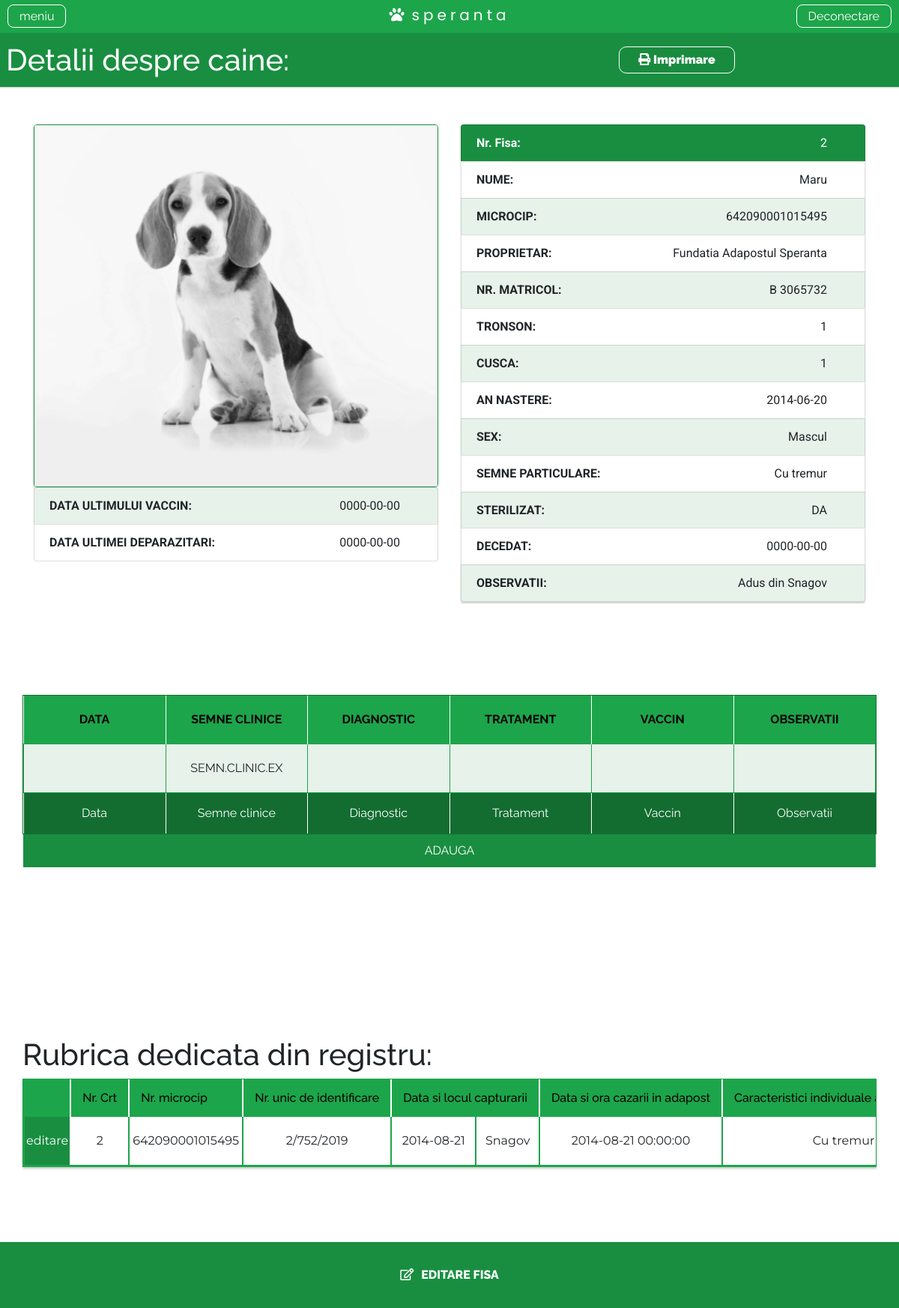
/details.php?microcip=642090001015495 (signed in), run on the app's committed database.
### tables this page shows
CREATE TABLE `details` (
  `id` int(11) NOT NULL,
  `det_serie` text NOT NULL,
  `det_nume` varchar(255) NOT NULL,
  `det_img` int(11) NOT NULL,
  `det_nrmatricol` varchar(255) NOT NULL,
  `det_tronson` varchar(255) NOT NULL,
  `det_cusca` varchar(255) NOT NULL,
  `det_varsta` varchar(255) NOT NULL,
  `det_sex` varchar(255) NOT NULL,
  `det_culoare` varchar(255) NOT NULL,
  `det_semnpartic` text NOT NULL,
  `det_sterilizat` int(11) NOT NULL,
  `det_dataadopt` date NOT NULL,
  `det_numpersadopt` varchar(255) NOT NULL,
  `det_datadecedat` date NOT NULL,
  `det_observatii` text NOT NULL,
  `det_datultdep` date NOT NULL,
  `det_datultvacc` date NOT NULL
);

CREATE TABLE `catei_tabel` (
  `c_id` int(11) NOT NULL,
  `c_microcip` text NOT NULL,
  `c_identificare` text,
  `c_datacapt` date NOT NULL,
  `c_loccapt` varchar(512) NOT NULL,
  `c_datcazare` datetime NOT NULL,
  `c_caracteristici` text NOT NULL,
  `c_fsprinsi` varchar(128) NOT NULL,
  `c_fsrevendicati` varchar(128) NOT NULL,
  `c_fsadoptati` varchar(128) NOT NULL,
  `c_cmentinuti` varchar(128) NOT NULL,
  `c_cadoptati` varchar(128) NOT NULL,
  `c_eutanasiati` varchar(128) NOT NULL,
  `c_motiveutan` text NOT NULL,
  `c_substeutan` text NOT NULL,
  `c_numperseutan` text NOT NULL,
  `c_nrfisaadoptie` int(128) NOT NULL,
  `c_datdeparazit` date NOT NULL,
  `c_datvacc` date NOT NULL,
  `c_steril` date NOT NULL,
  `c_persmanopera` text NOT NULL,
  `c_decedati` date NOT NULL,
  `c_proprietar` varchar(255) NOT NULL,
  `c_dataaddsite` datetime NOT NULL DEFAULT CURRENT_TIMESTAMP
);

CREATE TABLE `specific_details` (
  `id` int(11) NOT NULL,
  `spec_serie` text NOT NULL,
  `spec_data` varchar(255) NOT NULL,
  `spec_semneclinice` text NOT NULL,
  `spec_diagnostic` text NOT NULL,
  `spec_tratament` text NOT NULL,
  `spec_vaccin` text NOT NULL,
  `spec_observatii` text NOT NULL
);

### details.php (the view, shortened to what this page needs)
<?php
	if(isset($_GET['deconectare'])){
			$_SESSION['login-true']= false;
			session_destroy();
			header('Location: ../fundatia-speranta/index.php');
			die;
	}
    elseif(isset($_GET['microcip'])){
    $microcip = $_SESSION['microcip'];
        $c_id             = '';
        $c_microcip       ="";
        $c_identificare   ="";
        $c_datacapt     = "";
        $c_loccapt = "";
        $c_datcazare = "";
        $c_caracteristici = "";
        $c_nrfisaadoptie ="";
        $c_proprietar = "";
        $sql = "SELECT * FROM catei_tabel WHERE c_microcip='$microcip'";
        $result = mysqli_query($conn, $sql);
        while($row = mysqli_fetch_assoc($result)){
            $c_id              = $row['c_id'];
            $c_microcip        = $row['c_microcip'];
            $c_identificare    = $row['c_identificare'];
            $c_datacapt        = $row['c_datacapt'];
            $c_loccapt         = $row['c_loccapt'];
            $c_datcazare       = $row['c_datcazare'];
            $c_caracteristici  = $row['c_caracteristici'];
            $c_nrfisaadoptie   = $row['c_nrfisaadoptie'];
            $c_proprietar      = $row['c_proprietar'];
        }
        $det_serie	  		 = '';
        $det_nume	  		 = '';
        $det_img  	         = '';
        $det_nrmatricol	  	 = '';
        $det_tronson	  	 = '';
        $det_cusca	         = '';
        $det_varsta	         = '';
        $det_sex             = '';
        $det_semnpartic	  	 = $c_caracteristici;
        $det_observatii   	 = '';
        $det_datUltVacc      = '';
        $det_datUltDep       = '';
        $det_dataadopt = '';
        $det_numpersadopt ='';
        $det_datadecedat = '';
        $sqlDet = "SELECT * FROM details WHERE det_serie='$microcip'";
        $resultDet = mysqli_query($conn, $sqlDet);
        while ($rowDet = mysqli_fetch_assoc($resultDet)){
            $det_serie	  		 = $rowDet['det_serie'];
            $det_nume	  		 = $rowDet['det_nume'];
            $det_img  	         = $rowDet['det_img'];
            $det_nrmatricol	  	 = $rowDet['det_nrmatricol'];
            $det_tronson	  	 = $rowDet['det_tronson'];
            $det_cusca	         = $rowDet['det_cusca'];
            $det_varsta	         = $rowDet['det_varsta'];
            $det_sex             = $rowDet['det_sex'];
            $det_dataadopt       = $rowDet['det_dataadopt'];
            $det_numpersadopt    = $rowDet['det_numpersadopt'];
            $det_datadecedat     = $rowDet['det_datadecedat'];
            $det_observatii   	 = $rowDet['det_observatii'];
            $det_datUltDep       = $rowDet['det_datultdep'];
            $det_datUltVacc      = $rowDet['det_datultvacc'];
        }
        $checkSterilSql = "SELECT * FROM catei_tabel WHERE c_microcip='$microcip' AND c_steril != 0";
        $checkSterilQuery = mysqli_query($conn, $checkSterilSql);
        $sterilResults = mysqli_num_rows($checkSterilQuery);
        if($sterilResults != 0){
            $checkSterilizat = 1;
        }
        else{
            $checkSterilizat = 0;
        }
    $sqlShowSpec = "SELECT * FROM specific_details WHERE spec_serie='$microcip'";
    $resultSpec = mysqli_query($conn, $sqlShowSpec);
    } else{}
	include 'comp/header.php';
?>
<head><link rel="stylesheet" href="style/style_details.css"></head>
<div id="full_page">
    <div class="top-text-info row p-2">
        <div class="text col-xs-12 col-md-6">
            <h1 class="my-1">Detalii despre caine:</h1>
        </div>
        <div class="col-xs-12 col-md-6 btn-print">
            <button id="btn-print" onclick="createPrint()"><i class="fas fa-print"></i> Imprimare</button>
        </div>
    </div>
    <div class="container detcatel-wrapper">
        <div class="row">
            <div class="col-md-6">
                <?php if($det_img == 1): ?>
                    <?php
                    $filename = "uploads/dog".$microcip."*";
                    $fileinfo = glob($filename);
                    $fileext = explode(".", $fileinfo[0]);
                    $fileactualext = $fileext[1];
                    echo "<img style='max-height: 480px; max-width: 600px;' class='rounded img-fluid border-img' src='uploads/dog".$microcip.".".$fileactualext."?".mt_rand()."'>"; ?>
                    <?php elseif ($det_img == 0) : ?>
                        <img class='rounded img-fluid border-img' src="uploads/dogDefault.jpg">
                <?php endif; ?>
                <div class="left-val">
                    <li class="list-group-item"><b>DATA ULTIMULUI VACCIN:</b>                         <span> <?php echo $det_datUltVacc; ?></span></li>
                    <li class="list-group-item"><b>DATA ULTIMEI DEPARAZITARI:</b>                         <span> <?php echo $det_datUltDep; ?></span></li>
                </div>
            </div>
            <div class="col-md-6">
                <ul class="list-group list-details1">
                    <li class="list-group-item" style="background: #198e40; color: #fff;"><b>Nr. Fisa:</b> <span> <?php echo $c_nrfisaadoptie; ?></span></li>
                    <li class="list-group-item"><b>NUME:</b>                           <span> <?php echo $det_nume; ?></span></li>
                    <li class="list-group-item"><b>MICROCIP:</b>                      <span> <?php echo $det_serie;?></span></li>
                    <li class="list-group-item"><b>PROPRIETAR:</b>                   <span> <?php echo $c_proprietar ; ?></span></li>
                    <li class="list-group-item"><b>NR. MATRICOL:</b>                   <span> <?php echo $det_nrmatricol; ?></span></li>
                    <li class="list-group-item"><b>TRONSON:</b>                        <span> <?php echo $det_tronson; ?></span></li>
                    <li class="list-group-item"><b>CUSCA:</b>                          <span> <?php echo $det_cusca; ?></span></li>
                    <li class="list-group-item"><b>AN NASTERE:</b>                         <span> <?php echo $det_varsta; ?></span></li>
                    <li class="list-group-item"><b>SEX:</b>                         <span> <?php echo $det_sex; ?></span></li>
                    <li class="list-group-item responsivness"><b>SEMNE PARTICULARE:</b>              <span> <?php echo $det_semnpartic; ?></span></li>
                    <li class="list-group-item" style="border-bottom:none; border-bottom-right-radius: 0; border-bottom-left-radius: 0;"><b>STERILIZAT:</b> <span><?php if($checkSterilizat == 1){ echo "DA";} else { echo "NU"; }?></span></li>
                    <?php
                        if($det_dataadopt != '' && $det_numpersadopt != '') {
                            echo "<li class='list-group-item'><b>ADOPTAT:</b>
                                    <span> $det_dataadopt de $det_numpersadopt </span></li>";
                        }
                        elseif($det_datadecedat != 0) {
                            echo "<li class='list-group-item'><b>DECEDAT:</b>
                                    <span> $det_datadecedat</span></li>";
                        }
                    ?>
                    <li class="list-group-item list-details responsivness" style="border-top-right-radius: 0;"><b>OBSERVATII:</b> <span><?php echo $det_observatii; ?></span></li>
                </ul>
            </div>
        </div>
    </div>
    <center><br><br><br><br><br><br>
        <div class="custom-tabel" style="margin-top:-20px;">
            <form action="comp/specDet.php" method="POST">
                <div style="overflow-x:auto; overflow-y: auto;">
                    <table style="width:100%; table-layout: fixed;">
                        <thead>
                            <tr style="background-color: #1da54b; text-align: center; padding: 10px;">
                                <th style="border-right: 1px solid #fff; padding: 20px"><a style="color: #000">DATA</a></th>
                                <th style="border-right: 1px solid #fff; padding: 20px"><a style="color: #000">SEMNE CLINICE</a></th>
                                <th style="border-right: 1px solid #fff; padding: 20px"><a style="color: #000">DIAGNOSTIC</a></th>
                                <th style="border-right: 1px solid #fff; padding: 20px"><a style="color: #000">TRATAMENT</a></th>
                                <th style="border-right: 1px solid #fff; padding: 20px"><a style="color: #000">VACCIN</a></th>
                                <th style="padding: 20px"><a style="color: #000">OBSERVATII</a></th>
                            </tr>
                        </thead>
                        <tbody>
                            <?php while($rowSpec = mysqli_fetch_assoc($resultSpec)): ?>
                            <tr style="border:1px solid #1da54b">
                                <td style="border:1px solid #1da54b; word-wrap:break-word;"><?php echo $rowSpec['spec_data'];?></td>
                                <td style="border:1px solid #1da54b; word-wrap:break-word;"><?php echo $rowSpec['spec_semneclinice'];?></td>
                                <td style="border:1px solid #1da54b; word-wrap:break-word;"><?php echo $rowSpec['spec_diagnostic'];?></td>
                                <td style="border:1px solid #1da54b; word-wrap:break-word;"><?php echo $rowSpec['spec_tratament'];?></td>
                                <td style="border:1px solid #1da54b; word-wrap:break-word;"><?php echo $rowSpec['spec_vaccin'];?></td>
                                <td style="border:1px solid #1da54b; word-wrap:break-word;"><?php echo $rowSpec['spec_observatii'];?></td>
                            </tr>
                            <?php endwhile; ?>
                            <tr class="custom-table-item-wrapper">
                                <td style="border-right: 1px solid #fff;" class="custom-table-items"><input id="med_date_picker_trigger" class="date_picker_trigger" style="width: 100%;" type="text" name="spec_data" placeholder="Data"></td>
                                <td style="border-right: 1px solid #fff;" class="custom-table-items"><input style="width: 100%" type="text" name="spec_semneclinice" placeholder="Semne clinice"></td>
                                <td style="border-right: 1px solid #fff;" class="custom-table-items"><input style="width: 100%" type="text" name="spec_diagnostic" placeholder="Diagnostic"></td>
                                <td style="border-right: 1px solid #fff;" class="custom-table-items"><input style="width: 100%" type="text" name="spec_tratament" placeholder="Tratament"></td>
                                <td style="border-right: 1px solid #fff;" class="custom-table-items"><input style="width: 100%" type="text" name="spec_vaccin" placeholder="Vaccin"></td>
                                <td class="custom-table-items"><input style="width: 100%" type="text" name="spec_observatii" placeholder="Observatii"></td>
                            </tr>
                        </tbody>
                    </table>
                </div>
                <input class="special-button" type="submit" name="add_spec2" value="ADAUGA">
            </form>
        </div>
    </center>
    <br><br><br><br><br>
    <div class="tabel-text-info">
        <h1>Rubrica dedicata din registru:</h1>
    </div>
    <div class="containers">
        <div style="overflow-x:auto; overflow-y:auto">
                <table>
                <thead>
                    <tr>
                    <th></th>
                    <th>Nr. Crt</th>
                    <th>Nr. microcip</th>
                    <th>Nr. unic de identificare</th>
                    <th colspan='2'>Data si locul capturarii</th>
                    <th>Data si ora cazarii in adapost</th>
                    <th>Caracteristici individuale ale animalului</th>
                    </tr>
                </thead>
                <tbody>
                        <tr class="table-tr">
                            <td style="padding: 0; border-right-color: #fff;"><button onclick="fullCancel()" style="background: #198e40; color: #fff; padding: 20px 2px; border: none;">editare</button></td>
                            <td class='text-center'><?php echo $c_id; ?></td>
                            <td class="p-1"><?php echo $c_microcip?></td>
                            <td><?php echo $c_identificare;?></td>
                            <td colspan='1'><?php echo $c_datacapt;?></td>
                            <td colspan='1'><?php echo $c_loccapt;?></td>
                            <td><?php echo $c_datcazare;?></td>
                            <td><?php echo $c_caracteristici;?></td>
                        </tr>
                </tbody>
                </table>
            </div>
    </div>
    <div class="activate-edit" id="edit-table-trigger">
        <button onclick="activeEdit()"><i class="far fa-edit"></i>EDITARE FISA</button>
    </div>
</div>
</body>
</html>

### data on the page
details: det_datultvacc "0000-00-00", det_datultdep "0000-00-00", det_nume "Maru", det_serie "642090001015495", det_nrmatricol "B 3065732", det_tronson "1", det_cusca "1", det_varsta "2014-06-20", det_sex "Mascul", det_datadecedat "0000-00-00", det_observatii "Adus din Snagov"
catei_tabel: c_nrfisaadoptie "2", c_proprietar "Fundatia Adapostul Speranta", c_caracteristici "Cu tremur", c_id "2", c_microcip "642090001015495", c_identificare "2/752/2019", c_datacapt "2014-08-21", c_loccapt "Snagov", c_datcazare "2014-08-21 00:00:00"
specific_details: spec_semneclinice "SEMN.CLINIC.EX"
